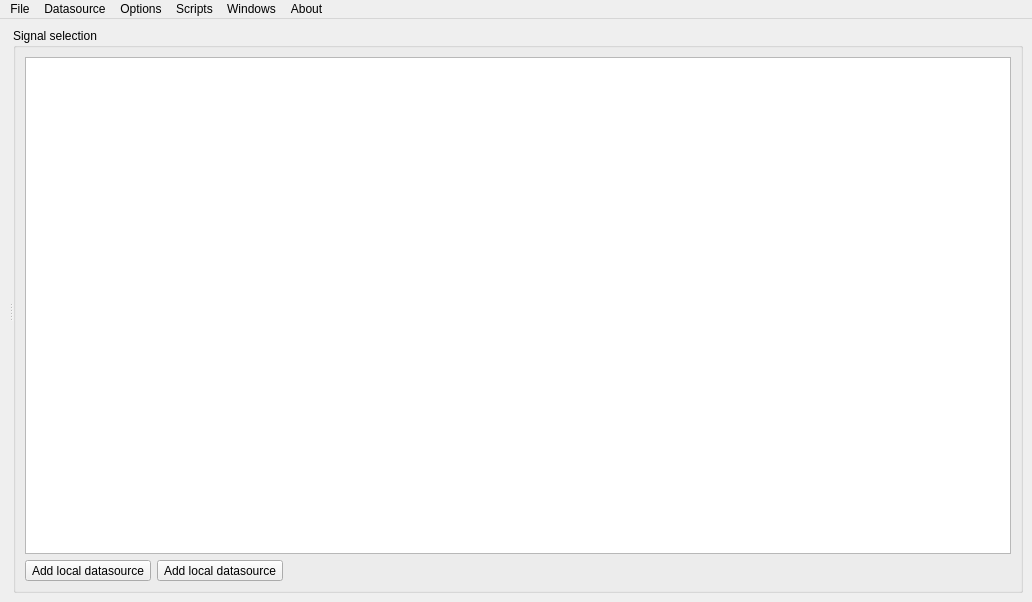
<?xml version="1.0" encoding="UTF-8"?>
<ui version="4.0">
 <class>MainWindow</class>
 <widget class="QMainWindow" name="MainWindow">
  <property name="geometry">
   <rect>
    <x>0</x>
    <y>0</y>
    <width>1032</width>
    <height>602</height>
   </rect>
  </property>
  <widget class="QWidget" name="centralwidget">
   <layout class="QHBoxLayout" name="horizontalLayout">
    <item>
     <widget class="QSplitter" name="splitter">
      <property name="orientation">
       <enum>Qt::Horizontal</enum>
      </property>
      <widget class="QWidget" name="layoutWidget">
       <layout class="QVBoxLayout" name="verticalLayout_2">
        <item>
         <widget class="DLS::Graph" name="dlsGraph"/>
        </item>
       </layout>
      </widget>
      <widget class="QGroupBox" name="groupBox">
       <property name="title">
        <string>Signal selection</string>
       </property>
       <layout class="QVBoxLayout" name="verticalLayout">
        <item>
         <widget class="QTreeView" name="treeView">
          <property name="dragEnabled">
           <bool>true</bool>
          </property>
          <property name="dragDropMode">
           <enum>QAbstractItemView::DragOnly</enum>
          </property>
          <property name="selectionMode">
           <enum>QAbstractItemView::ExtendedSelection</enum>
          </property>
         </widget>
        </item>
        <item>
         <layout class="QHBoxLayout" name="horizontalLayout_2">
          <item>
           <widget class="QToolButton" name="toolButtonNewDir">
            <property name="text">
             <string>Add local datasource</string>
            </property>
            <property name="icon">
             <iconset resource="dlsgui.qrc">
              <normaloff>:/images/Folder.svg</normaloff>:/images/Folder.svg</iconset>
            </property>
            <property name="iconSize">
             <size>
              <width>40</width>
              <height>40</height>
             </size>
            </property>
            <property name="shortcut">
             <string>Ctrl+N</string>
            </property>
           </widget>
          </item>
          <item>
           <widget class="QToolButton" name="toolButtonNewUrl">
            <property name="text">
             <string>Add local datasource</string>
            </property>
            <property name="icon">
             <iconset resource="dlsgui.qrc">
              <normaloff>:/images/Folder-remote.svg</normaloff>:/images/Folder-remote.svg</iconset>
            </property>
            <property name="iconSize">
             <size>
              <width>40</width>
              <height>40</height>
             </size>
            </property>
            <property name="shortcut">
             <string>Ctrl+U</string>
            </property>
           </widget>
          </item>
          <item>
           <spacer name="horizontalSpacer">
            <property name="orientation">
             <enum>Qt::Horizontal</enum>
            </property>
            <property name="sizeHint" stdset="0">
             <size>
              <width>40</width>
              <height>20</height>
             </size>
            </property>
           </spacer>
          </item>
         </layout>
        </item>
       </layout>
      </widget>
     </widget>
    </item>
   </layout>
  </widget>
  <widget class="QMenuBar" name="menubar">
   <property name="geometry">
    <rect>
     <x>0</x>
     <y>0</y>
     <width>1032</width>
     <height>24</height>
    </rect>
   </property>
   <widget class="QMenu" name="menuFile">
    <property name="title">
     <string>File</string>
    </property>
    <widget class="QMenu" name="menuRecentFiles">
     <property name="title">
      <string>&amp;Recent views</string>
     </property>
     <property name="icon">
      <iconset resource="dlsgui.qrc">
       <normaloff>:/images/document-open.svg</normaloff>:/images/document-open.svg</iconset>
     </property>
    </widget>
    <addaction name="actionNew"/>
    <addaction name="actionLoad"/>
    <addaction name="menuRecentFiles"/>
    <addaction name="actionSave"/>
    <addaction name="actionSaveAs"/>
    <addaction name="separator"/>
    <addaction name="actionClose"/>
   </widget>
   <widget class="QMenu" name="menuOptions">
    <property name="title">
     <string>Options</string>
    </property>
    <addaction name="actionSettings"/>
   </widget>
   <widget class="QMenu" name="menuWindows">
    <property name="title">
     <string>Windows</string>
    </property>
    <addaction name="actionLogWindow"/>
   </widget>
   <widget class="QMenu" name="menuScripts">
    <property name="title">
     <string>Scripts</string>
    </property>
   </widget>
   <widget class="QMenu" name="menuAbout">
    <property name="title">
     <string>About</string>
    </property>
    <addaction name="actionAboutDlsgui"/>
   </widget>
   <widget class="QMenu" name="menuDatasource">
    <property name="title">
     <string>Datasource</string>
    </property>
    <addaction name="actionAddLocalDataSource"/>
    <addaction name="actionAddRemoteDataSource"/>
   </widget>
   <addaction name="menuFile"/>
   <addaction name="menuDatasource"/>
   <addaction name="menuOptions"/>
   <addaction name="menuScripts"/>
   <addaction name="menuWindows"/>
   <addaction name="menuAbout"/>
  </widget>
  <action name="actionClose">
   <property name="icon">
    <iconset resource="dlsgui.qrc">
     <normaloff>:/images/system-log-out.svg</normaloff>:/images/system-log-out.svg</iconset>
   </property>
   <property name="text">
    <string>&amp;Close</string>
   </property>
   <property name="toolTip">
    <string>Close the application</string>
   </property>
  </action>
  <action name="actionLoad">
   <property name="icon">
    <iconset resource="dlsgui.qrc">
     <normaloff>:/images/document-open.svg</normaloff>:/images/document-open.svg</iconset>
   </property>
   <property name="text">
    <string>&amp;Open view...</string>
   </property>
   <property name="toolTip">
    <string>Open a stored view</string>
   </property>
  </action>
  <action name="actionSave">
   <property name="icon">
    <iconset resource="dlsgui.qrc">
     <normaloff>:/images/document-save.svg</normaloff>:/images/document-save.svg</iconset>
   </property>
   <property name="text">
    <string>&amp;Save view</string>
   </property>
   <property name="toolTip">
    <string>Save the current view</string>
   </property>
  </action>
  <action name="actionSaveAs">
   <property name="icon">
    <iconset resource="dlsgui.qrc">
     <normaloff>:/images/document-save-as.svg</normaloff>:/images/document-save-as.svg</iconset>
   </property>
   <property name="text">
    <string>Save view &amp;as...</string>
   </property>
   <property name="iconText">
    <string>Save as</string>
   </property>
   <property name="toolTip">
    <string>Save the current view to a different file</string>
   </property>
  </action>
  <action name="actionSettings">
   <property name="text">
    <string>Settings</string>
   </property>
  </action>
  <action name="actionLogWindow">
   <property name="text">
    <string>Log Window</string>
   </property>
  </action>
  <action name="actionNew">
   <property name="icon">
    <iconset resource="dlsgui.qrc">
     <normaloff>:/images/document-new.svg</normaloff>:/images/document-new.svg</iconset>
   </property>
   <property name="text">
    <string>New view</string>
   </property>
  </action>
  <action name="actionAboutDlsgui">
   <property name="text">
    <string>About dlsgui...</string>
   </property>
  </action>
  <action name="actionAddLocalDataSource">
   <property name="icon">
    <iconset resource="dlsgui.qrc">
     <normaloff>:/images/Folder.svg</normaloff>:/images/Folder.svg</iconset>
   </property>
   <property name="text">
    <string>&amp;Add local datasource...</string>
   </property>
  </action>
  <action name="actionAddRemoteDataSource">
   <property name="icon">
    <iconset resource="dlsgui.qrc">
     <normaloff>:/images/Folder-remote.svg</normaloff>:/images/Folder-remote.svg</iconset>
   </property>
   <property name="text">
    <string>Add remote datasource...</string>
   </property>
  </action>
 </widget>
 <customwidgets>
  <customwidget>
   <class>DLS::Graph</class>
   <extends>QFrame</extends>
   <header>DlsWidgets/Graph.h</header>
  </customwidget>
 </customwidgets>
 <resources>
  <include location="dlsgui.qrc"/>
 </resources>
 <connections>
  <connection>
   <sender>actionClose</sender>
   <signal>triggered()</signal>
   <receiver>MainWindow</receiver>
   <slot>close()</slot>
   <hints>
    <hint type="sourcelabel">
     <x>-1</x>
     <y>-1</y>
    </hint>
    <hint type="destinationlabel">
     <x>364</x>
     <y>319</y>
    </hint>
   </hints>
  </connection>
 </connections>
</ui>
